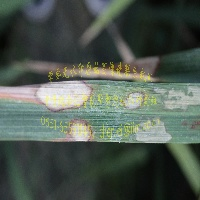
#> input picture src/main/resources/images/test177.jpg, 200 x 200 px
$ python dehaze.py ../images/test177.jpg   (older library calls are emulated)
#> lines starting #> are read from the running program, lines starting #| are printed output that depends on the picture
import cv2
import math
import numpy as np


def DarkChannel(im,sz):
    # 分离通道,消除色差
    b,g,r = cv2.split(im)
    # 比较图像中像素的大小，按照要求保留较大值或者较小的值
    dc = cv2.min(cv2.min(r,g),b)
    # 第一个参数表示核的形状。可以选择三种
    # 矩形：MORPH_RECT;
    # 交叉形：MORPH_CROSS;
    # 椭圆形：MORPH_ELLIPSE;
    # 第二个参数表示核的尺寸
    kernel = cv2.getStructuringElement(cv2.MORPH_RECT,(sz,sz))
    # erode()函数可以对输入图像用特定结构元素进行腐蚀操作，该结构元素确定腐蚀操作过程中的邻域的形状，各点像素值将被替换为对应邻域上的最小值
    dark = cv2.erode(dc,kernel)

    return dark

def AtmLight(im,dark):
    [h,w] = im.shape[:2]
    imsz = h*w
    numpx = int(max(math.floor(imsz/1000),1))
    darkvec = dark.reshape(imsz)
    imvec = im.reshape(imsz,3)

    indices = darkvec.argsort()
    indices = indices[imsz-numpx::]

    atmsum = np.zeros([1,3])
    for ind in range(1,numpx):
       atmsum = atmsum + imvec[indices[ind]]

    A = atmsum / numpx
    return A

def TransmissionEstimate(im,A,sz):
    omega = 0.95;
    im3 = np.empty(im.shape,im.dtype)

    for ind in range(0,3):
        im3[:,:,ind] = im[:,:,ind]/A[0,ind]

    transmission = 1 - omega*DarkChannel(im3,sz)
    return transmission
# 引导滤波算法
def Guidedfilter(im,p,r,eps):
    # boxfilter函数，它是基于积分图算法实现的，boxfilter中每个元素的值是该像素邻域内的像素和（或像素平方和）
    # 在需要求某个矩形内像素和的时候，直接访问数组中对应的位置就可以了
    mean_I = cv2.boxFilter(im,cv2.CV_64F,(r,r))
    mean_p = cv2.boxFilter(p, cv2.CV_64F,(r,r))
    mean_Ip = cv2.boxFilter(im*p,cv2.CV_64F,(r,r))
    cov_Ip = mean_Ip - mean_I*mean_p

    mean_II = cv2.boxFilter(im*im,cv2.CV_64F,(r,r))
    var_I   = mean_II - mean_I*mean_I

    a = cov_Ip/(var_I + eps)
    b = mean_p - a*mean_I

    mean_a = cv2.boxFilter(a,cv2.CV_64F,(r,r))
    mean_b = cv2.boxFilter(b,cv2.CV_64F,(r,r))

    q = mean_a*im + mean_b
    return q

def TransmissionRefine(im,et):
    # 进行通道的转换
    gray = cv2.cvtColor(im,cv2.COLOR_BGR2GRAY)
    gray = np.float64(gray)/255
    r = 60
    # 越大类别数越少——参数越大的话，多个簇和大部分对象会归并到同一个簇中
    eps = 0.0001
    t = Guidedfilter(gray,et,r,eps)

    return t

def Recover(im,t,A,tx = 0.1):
    res = np.empty(im.shape,im.dtype)
    t = cv2.max(t,tx)

    for ind in range(0,3):
        res[:,:,ind] = (im[:,:,ind]-A[0,ind])/t + A[0,ind]

    return res

if __name__ == '__main__':
    import sys
    try:
        fn = sys.argv[1]
    except:
        fn = './image/15.png'

    def nothing(*argv):
        pass

    src = cv2.imread(fn)
#> src is the input picture: shape (200, 200, 3); mean B, G, R 80.6, 89.4, 79.1

    # 数据类型转化函数,转换成数值类型
    I = src.astype('float64')/255
    # 暗原色先验,获取RGB中的最小值的最小值
    dark = DarkChannel(I,15)
#> in DarkChannel, `dark = cv2.erode(dc,kernel)`:
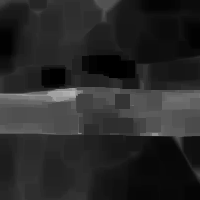
#> dark: shape (200, 200) float64; min 0, max 0.706, mean 0.157
    # 获得全局背景光
    A = AtmLight(I,dark)
#> in AtmLight, `indices = indices[imsz-numpx::]`: indices = 40 values, max 19074 at index 11, min 18262 at index 18, mean 18589.7
#> the loop in AtmLight, `for ind in range(1,numpx):` made 39 passes
#> atmsum on passes 1 to 12: [[0.824, 0.882, 0.89]], [[1.73, 1.76, 1.75]], [[2.52, 2.62, 2.62]], [[3.34, 3.51, 3.52]], [[4.22, 4.37, 4.36]], [[5.12, 5.23, 5.21]], [[6.04, 6.13, 6.15]], [[6.87, 6.98, 7.02]], [[7.73, 7.83, 7.91]], [[8.62, 8.73, 8.85]], [[9.47, 9.65, 9.8]], [[10.33, 10.5, 10.66]]
#> in AtmLight, `A = atmsum / numpx`: A = [[0.824, 0.825, 0.838]]
#> A = [[0.824, 0.825, 0.838]]
    #
    te = TransmissionEstimate(I,A,15)
    # 获得透射率
    t = TransmissionRefine(src,te)
#> in Guidedfilter, `var_I   = mean_II - mean_I*mean_I`:
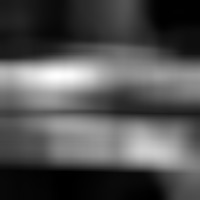
#> var_I: shape (200, 200) float64; min 0.000422, max 0.0795, mean 0.0258; drawn with min black and max white
#> in Guidedfilter, `b = mean_p - a*mean_I`:
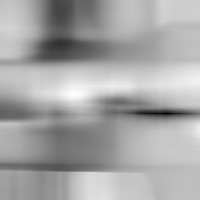
#> b: shape (200, 200) float64; min 0.707, max 1.07, mean 0.942; drawn with min black and max white
#> in Guidedfilter, `mean_a = cv2.boxFilter(a,cv2.CV_64F,(r,r))`:
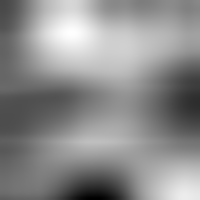
#> mean_a: shape (200, 200) float64; min -0.666, max -0.0823, mean -0.343; drawn with min black and max white
#> in Guidedfilter, `mean_b = cv2.boxFilter(b,cv2.CV_64F,(r,r))`:
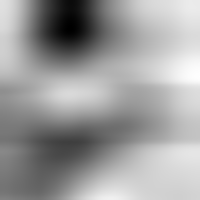
#> mean_b: shape (200, 200) float64; min 0.846, max 1, mean 0.942; drawn with min black and max white
#> in Guidedfilter, `q = mean_a*im + mean_b`:
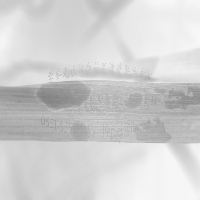
#> q: shape (200, 200) float64; min 0.507, max 0.976, mean 0.821
    # 获取无雾图像
    J = Recover(I,t,A,0.1)
#> after the loop in Recover, `for ind in range(0,3):`:
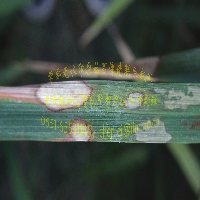
#> res: shape (200, 200, 3) float64; mean B, G, R 0.227, 0.272, 0.217; drawn with min black and max white
    # 原图
    # cv2.imshow("dark",dark);
    # 透射率图像
    # cv2.imshow("t",t);
    # 有雾图像
    # cv2.imshow('I',src);
    # 无雾图像
    cv2.imshow('J',J)
    # 保存无雾图像
    cv2.imwrite("./image/J.png",J*255)
    cv2.waitKey()

$ run again, on src/main/resources/images/test58.jpg
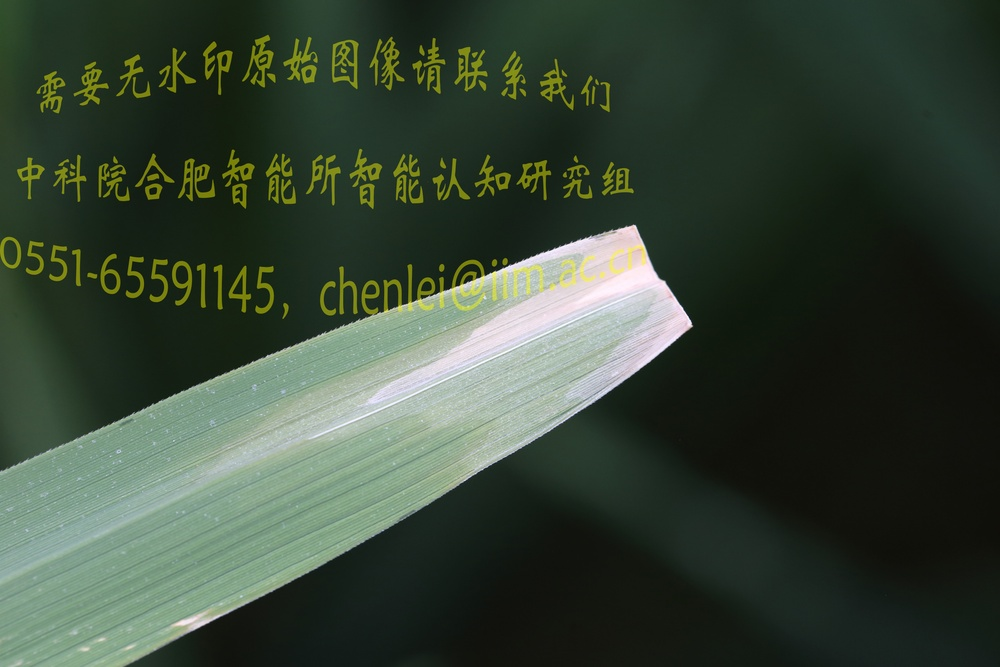
#> input picture src/main/resources/images/test58.jpg, 1000 x 667 px, shrunk from 5472 x 3648 before the run
#> src is the input picture: shape (667, 1000, 3); mean B, G, R 54.8, 69.9, 56.4
#> in DarkChannel, `dark = cv2.erode(dc,kernel)`:
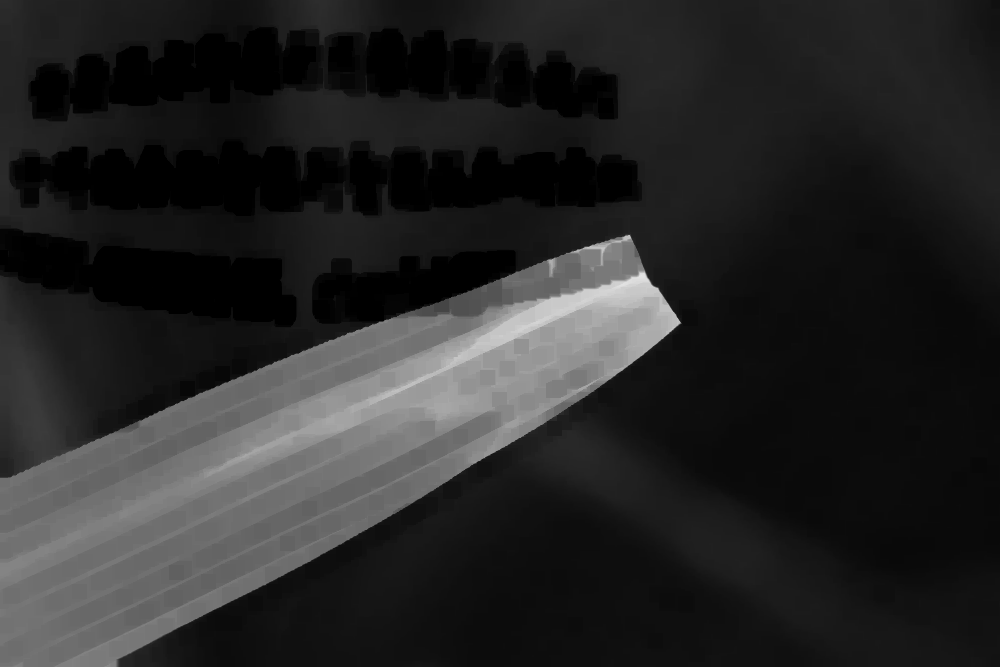
#> dark: shape (667, 1000) float64; min 0, max 0.898, mean 0.152
#> indices = 667 values, max 331518 at index 218, min 273640 at index 544, mean 294673.9
#> the loop in AtmLight, `for ind in range(1,numpx):` made 666 passes
#> atmsum on passes 1 to 3: [[0.973, 0.937, 0.988]], [[1.87, 1.8, 1.93]], [[2.8, 2.69, 2.9]]
#> after the loop in AtmLight, `for ind in range(1,numpx):`: atmsum = [[640.4, 616, 653.8]]
#> in AtmLight, `A = atmsum / numpx`: A = [[0.96, 0.924, 0.98]]
#> `cv2.imshow('J',J)`:
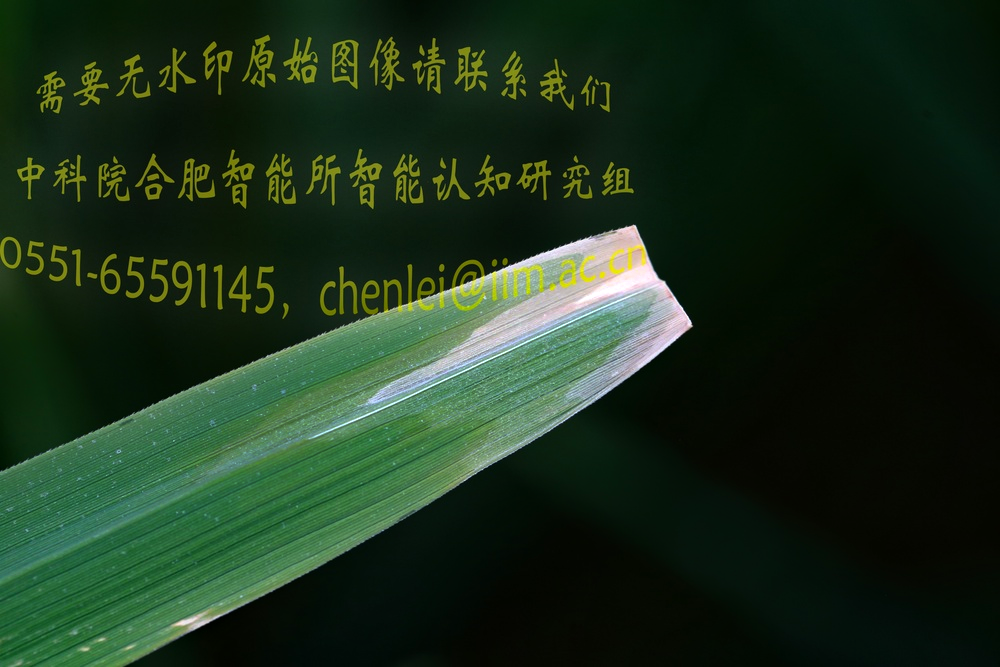
#> window 'J': shape (667, 1000, 3); mean B, G, R 28, 48.5, 27.7

$ run again, on src/main/resources/images/flower.png
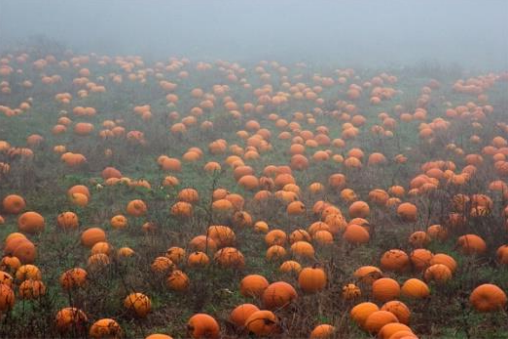
#> input picture src/main/resources/images/flower.png, 508 x 339 px
#> src is the input picture: shape (339, 508, 3); mean B, G, R 104.5, 113.9, 130.7
#> in DarkChannel, `dark = cv2.erode(dc,kernel)`:
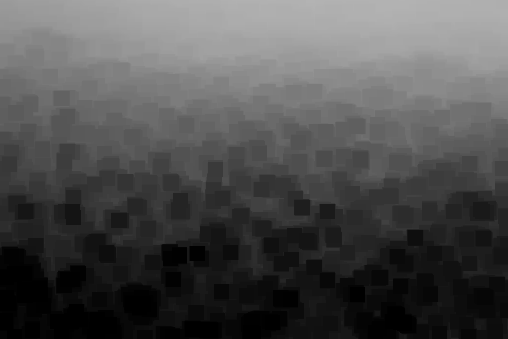
#> dark: shape (339, 508) float64; min 0, max 0.702, mean 0.306
#> indices = 172 values, max 5470 at index 2, min 306 at index 161, mean 1823.2
#> the loop in AtmLight, `for ind in range(1,numpx):` made 171 passes
#> atmsum on passes 1 to 3: [[0.827, 0.765, 0.702]], [[1.65, 1.53, 1.4]], [[2.48, 2.29, 2.1]]
#> after the loop in AtmLight, `for ind in range(1,numpx):`: atmsum = [[141.9, 131.2, 120.5]]
#> in AtmLight, `A = atmsum / numpx`: A = [[0.825, 0.763, 0.701]]
#> `cv2.imshow('J',J)`:
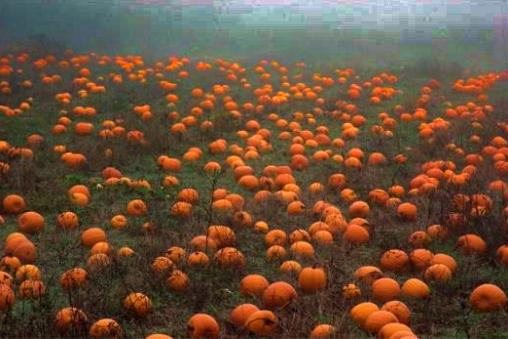
#> window 'J': shape (339, 508, 3); mean B, G, R 56.3, 77.9, 106.4
